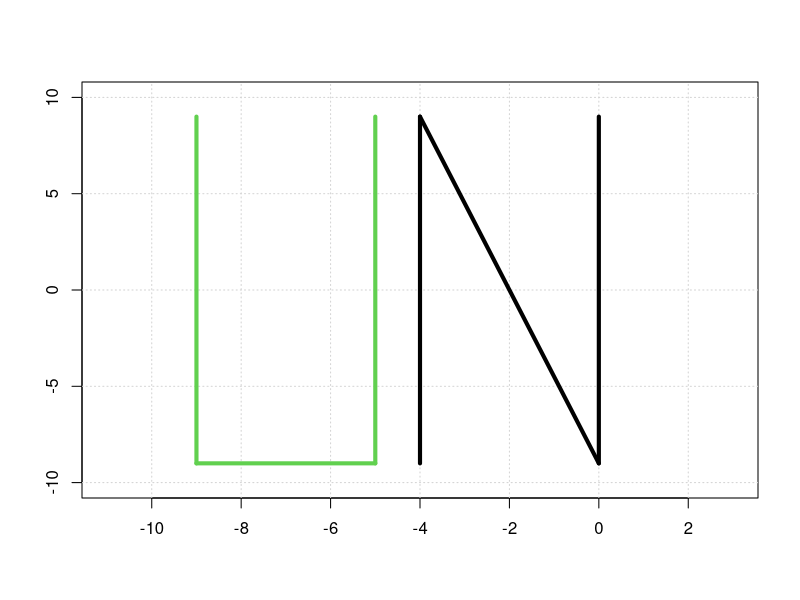
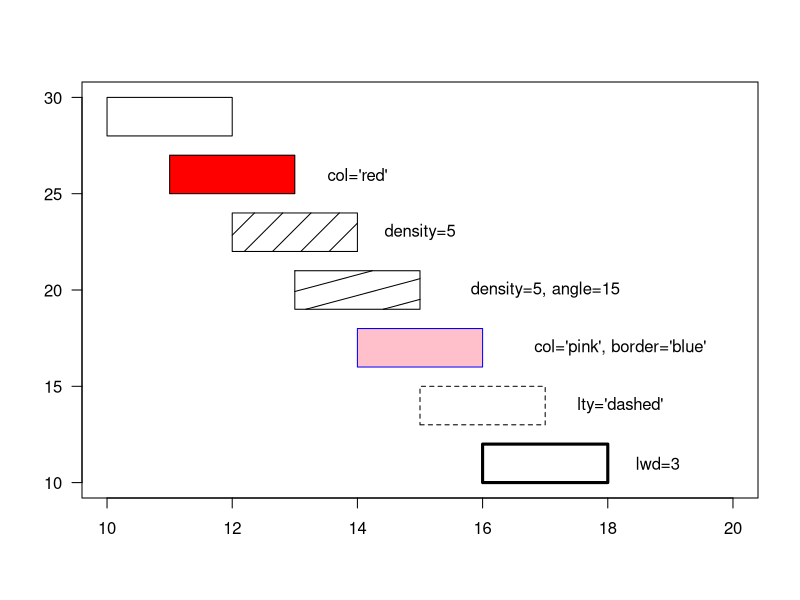
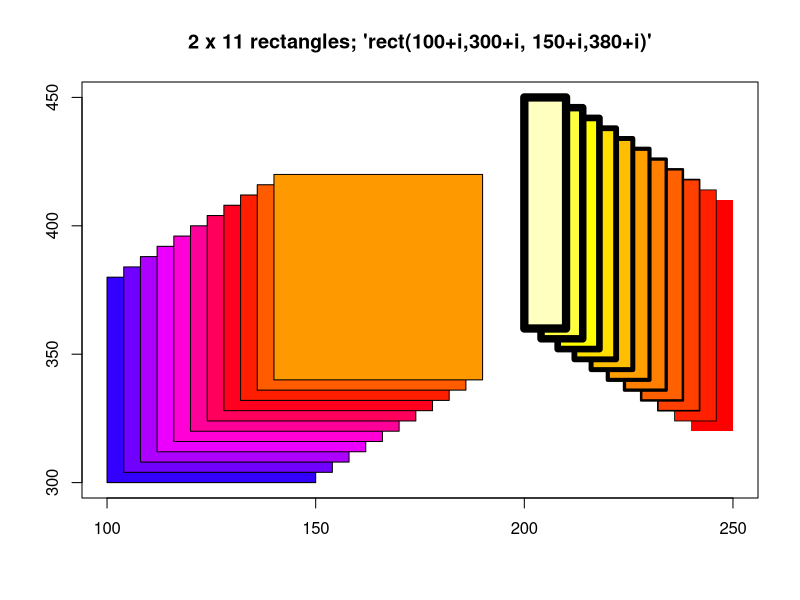
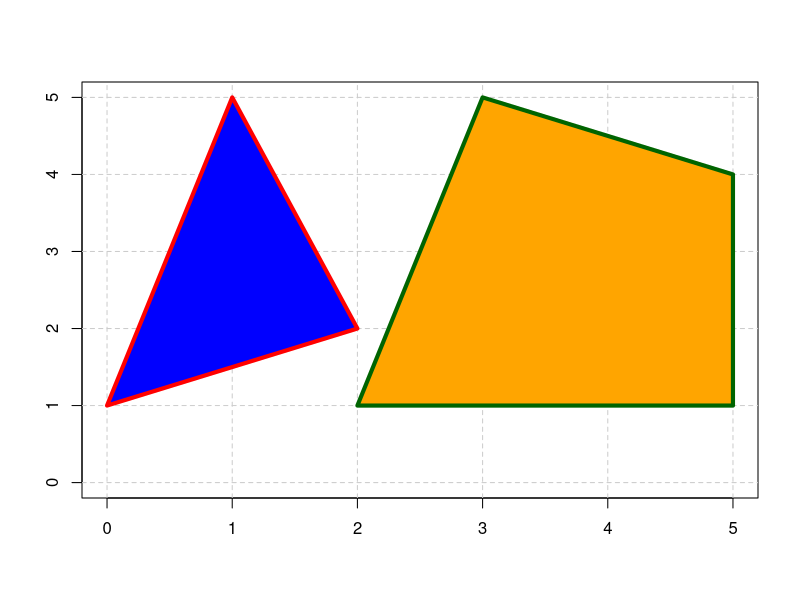
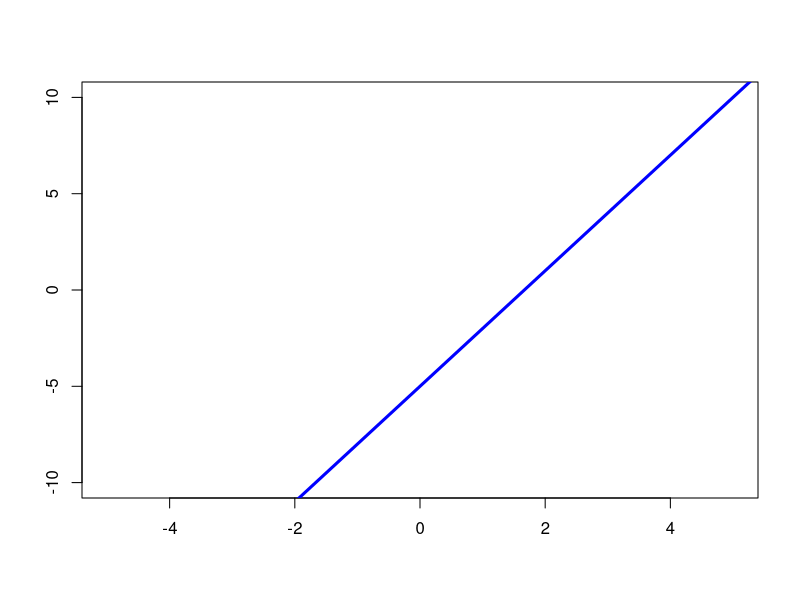
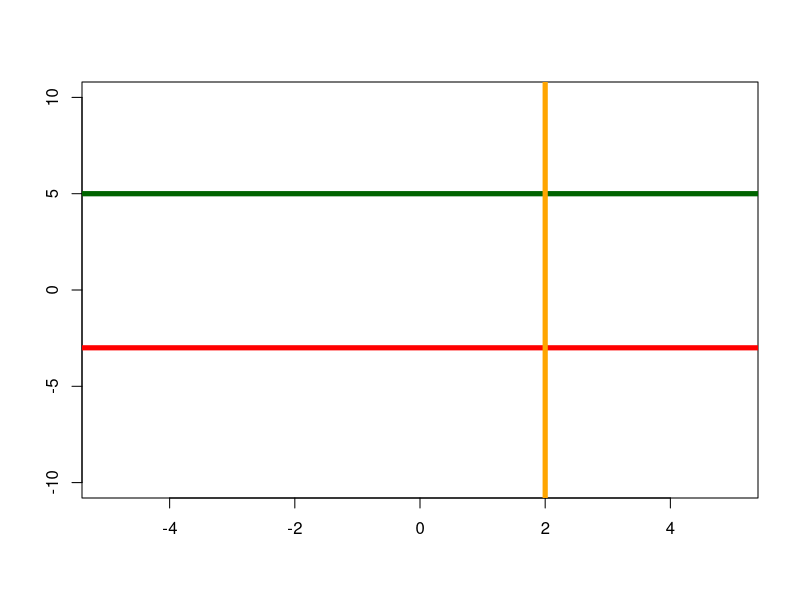
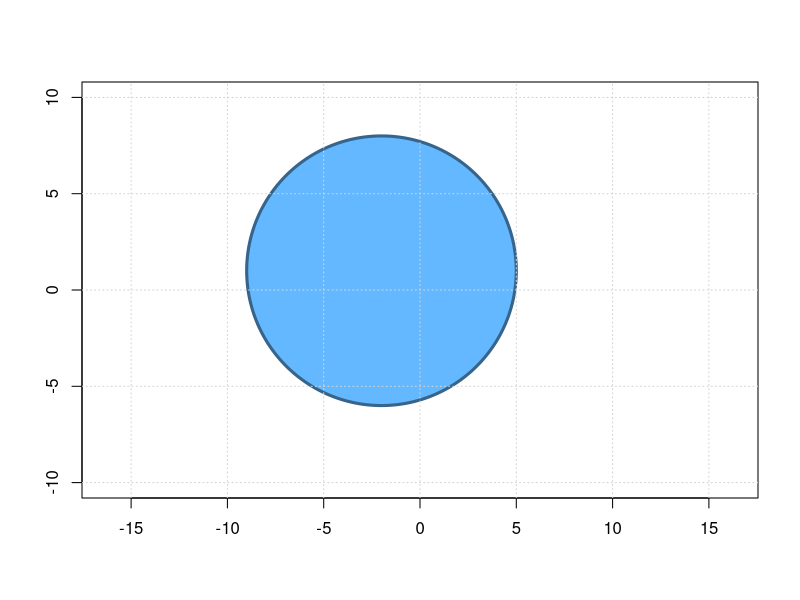
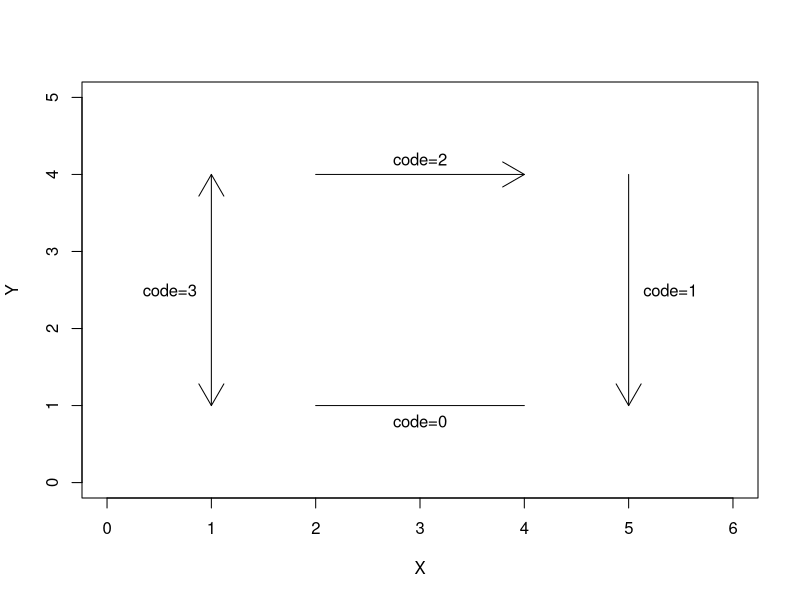

Generate these figures, in order, with R: (Note: this script raises an error after producing the figures.)
## ---- chunk 1
plot(c(-11, 3), c(-10, 10), type="n", xlab="", ylab="")
grid()

segments(-9, 9, -9, -9, lwd=4, col=3)
segments(-9, -9, -5, -9, lwd=4, col=3)
segments(-5, -9, -5, 9, lwd=4, col=3)

segments(-4, -9, -4, 9, lwd=4)
segments(-4, 9, 0, -9, lwd=4)
segments(0, -9, 0, 9, lwd=4)
## ---- chunk 2
plot(NA, xlim=c(10, 20), ylim=c(10, 30), las=1, xlab='', ylab='')
rect(10, 28, 12, 30)
rect(11, 25, 13, 27, col='red')
rect(12, 22, 14, 24, density=5)
rect(13, 19, 15, 21, density=5, angle=15)
rect(14, 16, 16, 18, col='pink', border='blue')
rect(15, 13, 17, 15, lty='dashed')
rect(16, 10, 18, 12, lwd=3)

text(14, 26, "col='red'")
text(15, 23, "density=5")
text(17, 20, "density=5, angle=15")
text(18.2, 17, "col='pink', border='blue'")
text(18.2, 14, "lty='dashed'")
text(18.8, 11, "lwd=3")
## ---- chunk 3
## set up the plot region:
plot(c(100, 250), c(300, 450), type="n", xlab="", ylab="",
     main="2 x 11 rectangles; 'rect(100+i,300+i, 150+i,380+i)'")
i <- 4*(0:10)
## draw rectangles with bottom left (100, 300)+i
## and top right (150, 380)+i
rect(100+i, 300+i, 150+i, 380+i, col=rainbow(11, start=0.7, end=0.1))
rect(240-i, 320+i, 250-i, 410+i, col=heat.colors(11), lwd=i/5)
## ---- chunk 4
plot(0:5, 0:5, type="n", xlab="", ylab="")
abline(v=0:5, h=0:5, col=gray(0.8), lty='dashed')

polygon(x=c(0, 1, 2), y=c(1, 5, 2),         # Para el triangulo
        col='blue', border='red', lwd=4)

polygon(x=c(3, 5, 5, 2), y=c(5, 4, 1, 1), # Para el cuadrilatero
        col='orange', border='darkgreen', lwd=4)
## ---- chunk 5
plot(x=c(-5, 5), y=c(-10, 10),    # Para crear el lienzo
     xlab="", ylab="", type='n')  # donde se ubicará la recta

abline(a=-5, b=3, lwd=3, col='blue')
## ---- chunk 6
plot(x=c(-5, 5), y=c(-10, 10),    # Para crear el lienzo
     xlab="", ylab="", type='n')  # donde se ubicará la recta

abline(h=c(5, -3), v=2,
       col=c('darkgreen', 'red', 'orange'), lwd=5)
## ---- chunk 7
rad     <- 7   # Valor del radio
xcenter <- -2  # Coordenada en x del centro
ycenter <- 1   # Coordenada en y del centro

plot(c(-10, 10), c(-10, 10), type="n", xlab="", ylab="", asp=1)
theta <- seq(0, 2 * pi, length = 200)
polygon(x=rad * cos(theta) + xcenter,
        y=rad * sin(theta) + ycenter,
        lwd=3, col='steelblue1', border='steelblue4')
grid()  # Para incluir una cuadrícula de guía
## ---- chunk 8
plot(NA, xlab='X', ylab='Y',      # Para crear un gráfico vacío
     xlim=c(0, 6), ylim=c(0, 5))
arrows(x0=2, y0=1, x1=4, y1=1, code=0)
arrows(x0=5, y0=1, x1=5, y1=4, code=1)
arrows(x0=2, y0=4, x1=4, y1=4, code=2)
arrows(x0=1, y0=1, x1=1, y1=4, code=3)
text(3, 0.8, 'code=0')
text(5.4, 2.5, 'code=1')
text(3, 4.2, 'code=2')
text(0.6, 2.5, 'code=3')
## ---- chunk 9
plot(NA, xlab='X', ylab='Y',      # Para crear un gráfico vacío
     xlim=c(0, 6), ylim=c(0, 5))

arrows(x0=1, y0=4, x1=4, y1=4)
arrows(x0=1, y0=3, x1=4, y1=3, angle=45)
arrows(x0=1, y0=2, x1=4, y1=2, angle=60)
arrows(x0=1, y0=1, x1=4, y1=1, angle=90)
text(4.5, 3, 'angle=45')
text(4.5, 2, 'angle=60')
text(4.5, 1, 'angle=90')
## ---- chunk 10
par(mfrow=c(1, 2), mar=c(2, 2, 0, 0), cex=0.5)
plot(c(-10, 10), c(-10, 10), type="n", xlab="", ylab="")
grid()

plot(c(-10, 10), c(-10, 10), type="n", xlab="", ylab="")
grid(nx=3, ny=4, col="pink", lwd=2, lty="longdash")
## ---- chunk 11
par(bg='azure2', mar=c(1, 0, 0, 0))
plot(c(0, 14), c(4, 5.3), type="n", axes=F, 
     xlab="", ylab="")
points(x=1:13, y=rep(5, 13), pch=0:12, cex=2)
text(x=1:13,   y=rep(5.2, 13), labels=0:12)

points(x=1:13, y=rep(4, 13), pch=13:25, cex=2)
text(x=1:13,   y=rep(4.2, 13), labels=13:25)
## ---- chunk 12
par(mar=c(2, 2, 0, 0))
plot(c(0.5, 5.5), c(0.5, 5.5), xlab="", ylab="", type='n')
points(x=1:5, y=1:5,
       pch=c('@', '.', '$', '%', 'w'),
       col=1:5)
## ---- chunk 13
f1 <- function(x) x^2 - 10
f2 <- function(x) ifelse(x < 1, -x^2, 5*x)
f3 <- function(x) 15 - 4 * x

curve(expr=f1, from=-2, to=7, type="l",
      col="blue", lwd=4, ylab='f(x)', xlim=c(-5, 10))

curve(expr=f2, from=-2, to=4, type="p",
      col="green4", add=TRUE)

curve(expr=f3, from=-5, to=0, type="b",
      col='red', add=TRUE, n=5)

text(x=7, y=9, "f1(x) usando type='l'", col="blue")
text(x=-2, y=4, "f2(x) usando type='p'", col="green4")
text(x=-1, y=30, "f3(x) usando type='b' y n=5", col="red")
## ---- chunk 14
dat <- data.frame(t=seq(0, 2*pi, by=0.1))
xhrt <- function(t) 16*sin(t)^3
yhrt <- function(t) 13*cos(t)-5*cos(2*t)-2*cos(3*t)-cos(4*t)
dat$y <- yhrt(dat$t)
dat$x <- xhrt(dat$t)
with(dat, plot(x,y, type="l", lwd=10))
with(dat, polygon(x, y, col="hotpink"))
## ---- chunk 15
## Función `abline` \index{abline}
## Función `legend` \index{legend} \index{leyendas}
## Función `text` \index{text} \index{texto}
## Función `lines` \index{lines} \index{líneas}
## Función `identify` \index{identify} \index{identificador}
## Función `locator` \index{locator} 
## Función `axes` \index{axes} \index{ejes}
## Función `title` \index{title} \index{títulos}
## Función `mtext` \index{mtext} 
## Función `rug` \index{rug} 
## ---- chunk 16
par(mar=c(2, 2, 0, 0))
plot(c(0, 30), c(0, 20), type="n", xlab="", ylab="")
abline(v=0:30, h=0:20, col=gray(0.8), lty='dashed')
## ---- chunk 17
knitr::include_graphics("images/casita.png")
